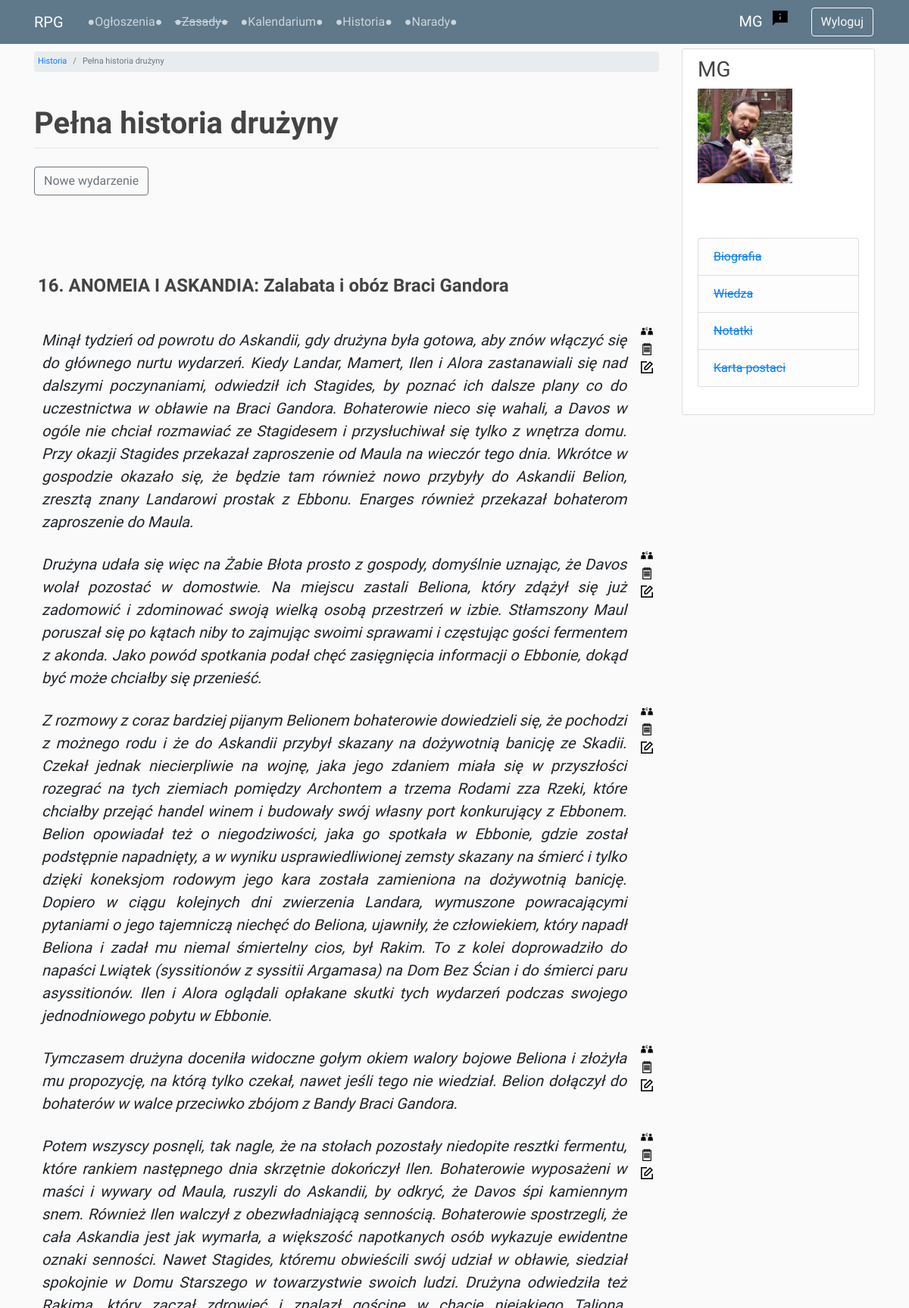
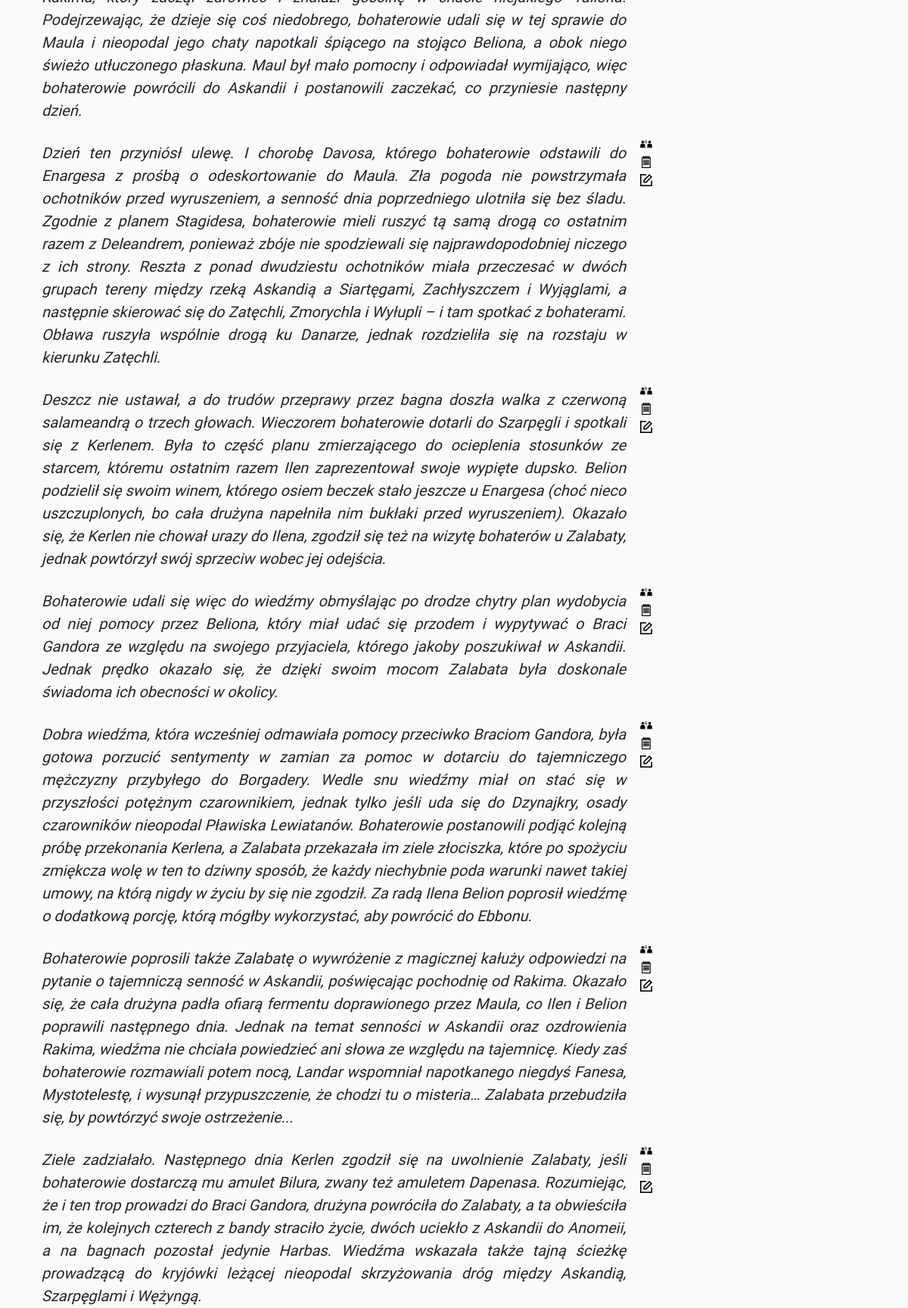
The page /timeline/chronicles_chapters/chronicles_all/ (signed in, upper part) on the database its author committed (2 pictures, top to bottom).
### users/models.py (models this page shows, shortened)
class Profile(models.Model):
    user = models.OneToOneField(User, on_delete=models.CASCADE)
    image = models.ImageField(default='profile_pics/default_profile.jpg', upload_to='profile_pics')
    character_name = models.CharField(max_length=50, default='')
    character_status = models.CharField(max_length=20, choices=STATUS, default='npc')
    class Meta:
        ordering = ['character_status', 'character_name']

### timeline/models.py (models this page shows, shortened)
class GameSession(models.Model):
    game_no = models.PositiveSmallIntegerField(primary_key=True)
    title = models.CharField(max_length=200, blank=True, null=True)
    date = models.DateField(blank=True, null=True)
    def __str__(self):
        return f'{self.game_no}. {self.title}'
    class Meta:
        ordering = ['game_no']

class DescribedEvent(models.Model):
    game_no = models.ForeignKey(GameSession, related_name='described_events', blank=True, null=True, on_delete=models.CASCADE)
    event_no_in_game = models.PositiveSmallIntegerField(validators=[MinValueValidator(1)])
    description = models.TextField(max_length=4000)
    participants = models.ManyToManyField(Profile,
                                          related_name='described_events_participated',
                                          limit_choices_to=
                                          Q(character_status='active_player') |
                                          Q(character_status='inactive_player') |
                                          Q(character_status='dead_player'),
                                          blank=True)
    informed = models.ManyToManyField(Profile,
                                      related_name='described_events_informed',
                                      limit_choices_to=
                                      Q(character_status='active_player') |
                                      Q(character_status='inactive_player') |
                                      Q(character_status='dead_player'),
                                      blank=True)
    class Meta:
        ordering = ['game_no', 'event_no_in_game']

### timeline/views.py (the view)
# urls.py: path('chronicles_chapters/chronicles_all/', chronicles_all_view, name='chronicles_all'),
@login_required
def chronicles_all_view(request):
    games = GameSession.objects.all()
    allowed_games_list = [g for g in games if is_allowed_game(g, request.user.profile)]
    context = {
        'page_title': 'Pełna historia drużyny',
        'allowed_games_list': allowed_games_list
    }
    return render(request, 'timeline/chronicles_all.html', context)

### forum/templatetags/custom_filters.py (called while the page is built)
@register.filter
def get_first_word(text):
    return text.split(' ', 1)[0]

### timeline/views.py (called while the page is built)
def is_allowed_game(_game, profile):
    for event in _game.described_events.all():
        if profile in event.participants.all() or profile in event.informed.all() or profile.character_status == 'gm':
            return True
    return False

### timeline/templates/timeline/chronicles_all.html (shortened to what this page needs)
{% extends 'base.html' %}
{% load custom_filters %}
{% load static %}
{% block breadcrumb %}
    <li class="breadcrumb-item"><a href="{% url 'chronicles_chapters' %}">Historia</a></li>
    <li class="breadcrumb-item active">{{ page_title }}</li>
{% endblock breadcrumb %}
{% block content %}
    <br>
    {% if request.user.profile.character_name == 'MG' %}
        <div class="mb-4">
            <a href="{% url 'create_described_event' %}" class="btn btn-outline-secondary">Nowe wydarzenie</a>
        </div><br>
    {% endif %}
    <table class="chronicles" id="chronicles" data-search="true" data-toggle="table">
        <colgroup>
            <col class="description">
            <col class="actions">
        </colgroup>
        <tbody>
            {% for game in allowed_games_list %}
                <tr>
                    <td>
                        <h4>
                            <strong><br><br>{{ game }}</strong><br><br>
                        </h4>
                    </td>
                </tr>
                {% for event in game.described_events.all %}
                    {% if event in request.user.profile.described_events_participated.all or event in request.user.profile.described_events_informed.all or request.user.profile.character_status == 'gm' %}
                        <tr>
                            <td class="chronicle-event">
                                <p>
                                    {{ event.description|linebreaksbr }}
                                </p>
                            </td>
                            <td class="align-top">
                                <h6><a href="{% url 'described_event_add_informed' event.id %}"><img src="{% static 'img/inform.png' %}" class="small-img"></a></h6>
                                <h6><a href="{% url 'described_event_note' event.id %}"><img src="{% static 'img/note.png' %}" class="small-img"></a></h6>
                                {% if request.user.profile.character_status == 'gm' %}
                                    <h6><a href="{% url 'edit_described_event' event.id %}"><img src="{% static 'img/edit.png' %}" class="small-img"></a></h6>
                                {% endif %}
                            </td>
                        </tr>
                    {% endif %}
                {% endfor %}
            {% endfor %}
        </tbody>
    </table>
{% endblock content %}

### templates/navbar.html
{% load custom_filters %}
{% load static %}
<header class="site-header">
    <nav class="navbar navbar-expand-md navbar-dark bg-steel fixed-top">
        <div class="container">
            <small class="navbar-brand mr-4">RPG</small>
            <div class="collapse navbar-collapse" id="navbarToggle">
            <div class="navbar-nav mr-auto">
                <a class="nav-item nav-link" href="{% url 'news-list' %}">●Ogłoszenia●</a>
                <a class="nav-item nav-link" href="#"><strike>●Zasady●</strike></a>
                <a class="nav-item nav-link" href="{% url 'timeline' %}">●Kalendarium●</a>
                <a class="nav-item nav-link" href="{% url 'chronicles_chapters' %}">●Historia●</a>
                <a class="nav-item nav-link" href="{% url 'forum' %}">●Narady●</a>
            </div>
            <div class="navbar-nav">
                {% if user.is_authenticated %}
                    {% if user.profile.character_name != '' %}
                        <a class="navbar-brand mr-2" href="/users/profile">{{ user.profile.character_name|get_first_word }}</a>
                        <a href="{% url 'report' %}"><img src="{% static 'img/report.png' %}" class="report-img mr-4"></a>
                    {% else %}
                        <a class="navbar-brand mr-2" href="/users/profile">Uzupełnij profil</a>
                    {% endif %}
                    <a class="btn btn-outline-light btn-space" href="{% url 'logout' %}">Wyloguj</a>
                {% else %}
                    <a class="btn btn-outline-light btn-space" href="{% url 'register' %}">Nowa postać</a>
                {% endif %}
            </div>
          </div>
        </div>
    </nav>
</header>

### templates/sidebar.html
{% if user.is_authenticated %}
<div class="col-md-3">
    <div class="content-section">
        <h3>{{ user.profile.character_name }}</h3>
        <img class="account-img" src="{{ user.profile.image.url }}">
        <p class='text-muted'>
        <br>
        <ul class="list-group">
            <li class="list-group-item list-group-item-light"><a href="#"><strike>Biografia</strike></a></li>
            <li class="list-group-item list-group-item-light"><a href="#"><strike>Wiedza</strike></a></li>
            <li class="list-group-item list-group-item-light"><a href="#"><strike>Notatki</strike></a></li>
            <li class="list-group-item list-group-item-light"><a href="#"><strike>Karta postaci</strike></a></li>
        </ul>
        </p>
    </div>
</div>
{% endif %}

### static/css/main.css (style rules this page uses)
body { background: #fafafa; margin-top: 4rem; }
h1, h2, h3, h4, h5, h6 { color: #444444; }
.bg-steel { background-color: #5f788a; }
.site-header .navbar-nav .nav-link { color: #cbd5db; }
.content-section { background: #ffffff; padding: 10px 20px; border: 1px solid #dddddd; border-radius: 3px; margin-bottom: 20px; }
.account-img { height: 125px; width: 125px; margin-right: 20px; margin-bottom: 16px; }
* { font-family: 'IM Fell Great Primer', serif; }
.btn-space { margin: 2px; }
.posts-and-news td, p { font-size: 20px; font-style: italic; vertical-align: top; padding: 5px; text-align: justify; }
.report-img { display: block; height: auto; margin-left: auto; margin-right: auto; padding: 3px; text-align: center; }
small { color: #888; }
.chronicles .description { width: %; }
.chronicles .actions { width: %; }
.small-img { display: block; height: auto; margin-left: auto; margin-right: auto; text-align: center; }
.chronicles .small-img { width: 70%; padding: 0px 0px 0px 0px; }
.chronicles td { margin: 0px; padding: 0px 5px; }
#chronicles td { border-style: none; font-size: 2px; }
td img { display: block; }

### rows shown on the page
GameSession: game_no+title "16. ANOMEIA I ASKANDIA: Zalabata i obóz Braci Gandora"
DescribedEvent: description "Minął tydzień od powrotu do Askandii, gdy drużyna była gotowa, aby znów włączyć się do głównego nurtu wydarzeń. Kiedy Landar, Mamert, Ilen i Alora zastanawiali się nad dalszymi poczynaniami, odwiedził ich Stagides, by poznać ich dalsze plany co do uczestnictwa w obławie na Braci Gandora. Bohaterowie nieco się wahali, a Davos w ogóle nie chciał rozmawiać ze Stagidesem i przysłuchiwał się tylko z wnętrza domu. Przy okazji Stagides przekazał zaproszenie od Maula na wieczór tego dnia. Wkrótce w gospodzie okazało się, że będzie tam również nowo przybyły do Askandii Belion, zresztą znany Landarowi prostak z Ebbonu. Enarges również przekazał bohaterom zaproszenie do Maula."
DescribedEvent: description "Drużyna udała się więc na Żabie Błota prosto z gospody, domyślnie uznając, że Davos wolał pozostać w domostwie. Na miejscu zastali Beliona, który zdążył się już zadomowić i zdominować swoją wielką osobą przestrzeń w izbie. Stłamszony Maul poruszał się po kątach niby to zajmując swoimi sprawami i częstując gości fermentem z akonda. Jako powód spotkania podał chęć zasięgnięcia informacji o Ebbonie, dokąd być może chciałby się przenieść."
DescribedEvent: description "Z rozmowy z coraz bardziej pijanym Belionem bohaterowie dowiedzieli się, że pochodzi z możnego rodu i że do Askandii przybył skazany na dożywotnią banicję ze Skadii. Czekał jednak niecierpliwie na wojnę, jaka jego zdaniem miała się w przyszłości rozegrać na tych ziemiach pomiędzy Archontem a trzema Rodami zza Rzeki, które chciałby przejąć handel winem i budowały swój własny port konkurujący z Ebbonem. Belion opowiadał też o niegodziwości, jaka go spotkała w Ebbonie, gdzie został podstępnie napadnięty, a w wyniku usprawiedliwionej zemsty skazany na śmierć i tylko dzięki koneksjom rodowym jego kara została zamieniona na dożywotnią banicję. Dopiero w ciągu kolejnych dni zwierzenia Landara,…"
DescribedEvent: description "Tymczasem drużyna doceniła widoczne gołym okiem walory bojowe Beliona i złożyła mu propozycję, na którą tylko czekał, nawet jeśli tego nie wiedział. Belion dołączył do bohaterów w walce przeciwko zbójom z Bandy Braci Gandora."
DescribedEvent: description "Potem wszyscy posnęli, tak nagle, że na stołach pozostały niedopite resztki fermentu, które rankiem następnego dnia skrzętnie dokończył Ilen. Bohaterowie wyposażeni w maści i wywary od Maula, ruszyli do Askandii, by odkryć, że Davos śpi kamiennym snem. Również Ilen walczył z obezwładniającą sennością. Bohaterowie spostrzegli, że cała Askandia jest jak wymarła, a większość napotkanych osób wykazuje ewidentne oznaki senności. Nawet Stagides, któremu obwieścili swój udział w obławie, siedział spokojnie w Domu Starszego w towarzystwie swoich ludzi. Drużyna odwiedziła też Rakima, który zaczął zdrowieć i znalazł gościnę w chacie niejakiego Taliona. Podejrzewając, że dzieje się coś niedobrego,…"
DescribedEvent: description "Dzień ten przyniósł ulewę. I chorobę Davosa, którego bohaterowie odstawili do Enargesa z prośbą o odeskortowanie do Maula. Zła pogoda nie powstrzymała ochotników przed wyruszeniem, a senność dnia poprzedniego ulotniła się bez śladu. Zgodnie z planem Stagidesa, bohaterowie mieli ruszyć tą samą drogą co ostatnim razem z Deleandrem, ponieważ zbóje nie spodziewali się najprawdopodobniej niczego z ich strony. Reszta z ponad dwudziestu ochotników miała przeczesać w dwóch grupach tereny między rzeką Askandią a Siartęgami, Zachłyszczem i Wyjąglami, a następnie skierować się do Zatęchli, Zmorychla i Wyłupli – i tam spotkać z bohaterami. Obława ruszyła wspólnie drogą ku Danarze, jednak rozdzieliła…"
DescribedEvent: description "Deszcz nie ustawał, a do trudów przeprawy przez bagna doszła walka z czerwoną salameandrą o trzech głowach. Wieczorem bohaterowie dotarli do Szarpęgli i spotkali się z Kerlenem. Była to część planu zmierzającego do ocieplenia stosunków ze starcem, któremu ostatnim razem Ilen zaprezentował swoje wypięte dupsko. Belion podzielił się swoim winem, którego osiem beczek stało jeszcze u Enargesa (choć nieco uszczuplonych, bo cała drużyna napełniła nim bukłaki przed wyruszeniem). Okazało się, że Kerlen nie chował urazy do Ilena, zgodził się też na wizytę bohaterów u Zalabaty, jednak powtórzył swój sprzeciw wobec jej odejścia."
DescribedEvent: description "Bohaterowie udali się więc do wiedźmy obmyślając po drodze chytry plan wydobycia od niej pomocy przez Beliona, który miał udać się przodem i wypytywać o Braci Gandora ze względu na swojego przyjaciela, którego jakoby poszukiwał w Askandii. Jednak prędko okazało się, że dzięki swoim mocom Zalabata była doskonale świadoma ich obecności w okolicy."
DescribedEvent: description "Dobra wiedźma, która wcześniej odmawiała pomocy przeciwko Braciom Gandora, była gotowa porzucić sentymenty w zamian za pomoc w dotarciu do tajemniczego mężczyzny przybyłego do Borgadery. Wedle snu wiedźmy miał on stać się w przyszłości potężnym czarownikiem, jednak tylko jeśli uda się do Dzynajkry, osady czarowników nieopodal Pławiska Lewiatanów. Bohaterowie postanowili podjąć kolejną próbę przekonania Kerlena, a Zalabata przekazała im ziele złociszka, które po spożyciu zmiękcza wolę w ten to dziwny sposób, że każdy niechybnie poda warunki nawet takiej umowy, na którą nigdy w życiu by się nie zgodził. Za radą Ilena Belion poprosił wiedźmę o dodatkową porcję, którą mógłby wykorzystać, aby…"
DescribedEvent: description "Bohaterowie poprosili także Zalabatę o wywróżenie z magicznej kałuży odpowiedzi na pytanie o tajemniczą senność w Askandii, poświęcając pochodnię od Rakima. Okazało się, że cała drużyna padła ofiarą fermentu doprawionego przez Maula, co Ilen i Belion poprawili następnego dnia. Jednak na temat senności w Askandii oraz ozdrowienia Rakima, wiedźma nie chciała powiedzieć ani słowa ze względu na tajemnicę. Kiedy zaś bohaterowie rozmawiali potem nocą, Landar wspomniał napotkanego niegdyś Fanesa, Mystotelestę, i wysunął przypuszczenie, że chodzi tu o misteria… Zalabata przebudziła się, by powtórzyć swoje ostrzeżenie..."
DescribedEvent: description "Ziele zadziałało. Następnego dnia Kerlen zgodził się na uwolnienie Zalabaty, jeśli bohaterowie dostarczą mu amulet Bilura, zwany też amuletem Dapenasa. Rozumiejąc, że i ten trop prowadzi do Braci Gandora, drużyna powróciła do Zalabaty, a ta obwieściła im, że kolejnych czterech z bandy straciło życie, dwóch uciekło z Askandii do Anomeii, a na bagnach pozostał jedynie Harbas. Wiedźma wskazała także tajną ścieżkę prowadzącą do kryjówki leżącej nieopodal skrzyżowania dróg między Askandią, Szarpęglami i Wężyngą."

### other values the page prints
{{ user.profile.character_name|get_first_word }} "MG"
{{ page_title }} "Pełna historia drużyny"
{{ page_title|linebreaksbr }} "Pełna historia drużyny"
{{ user.profile.character_name }} "MG"
